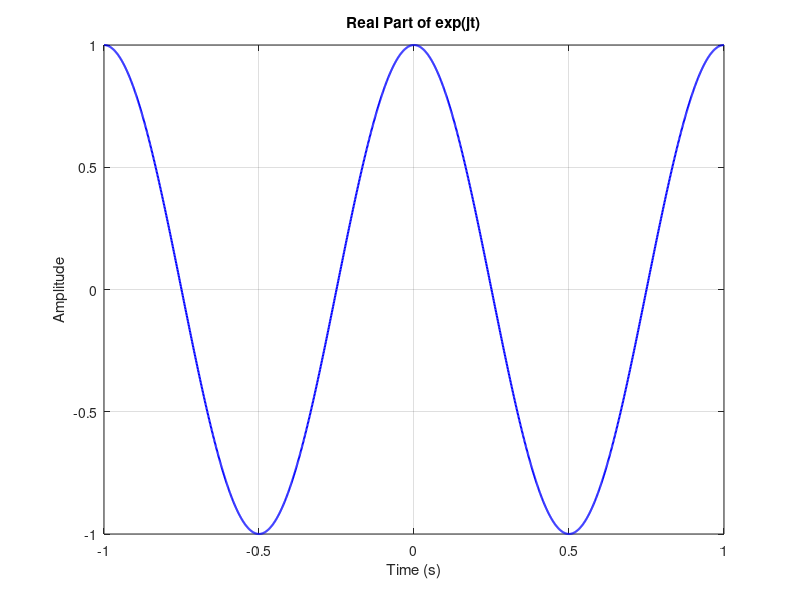
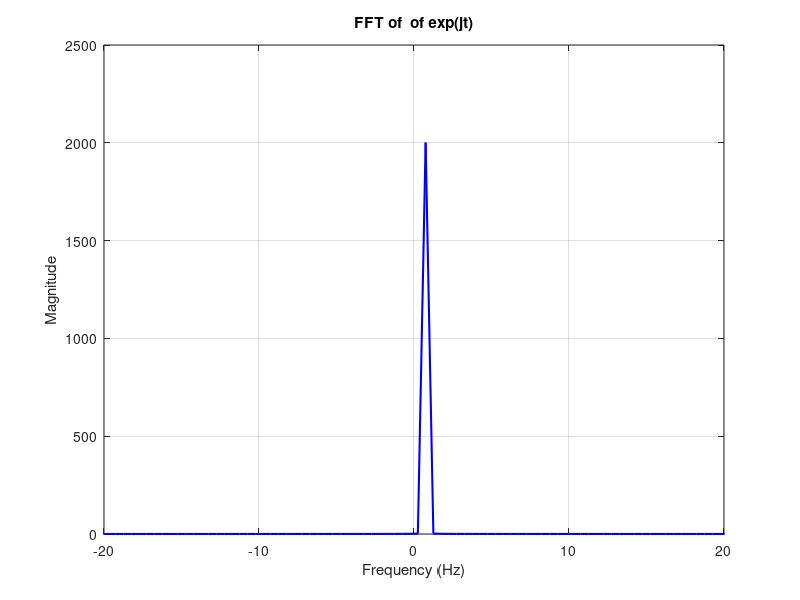
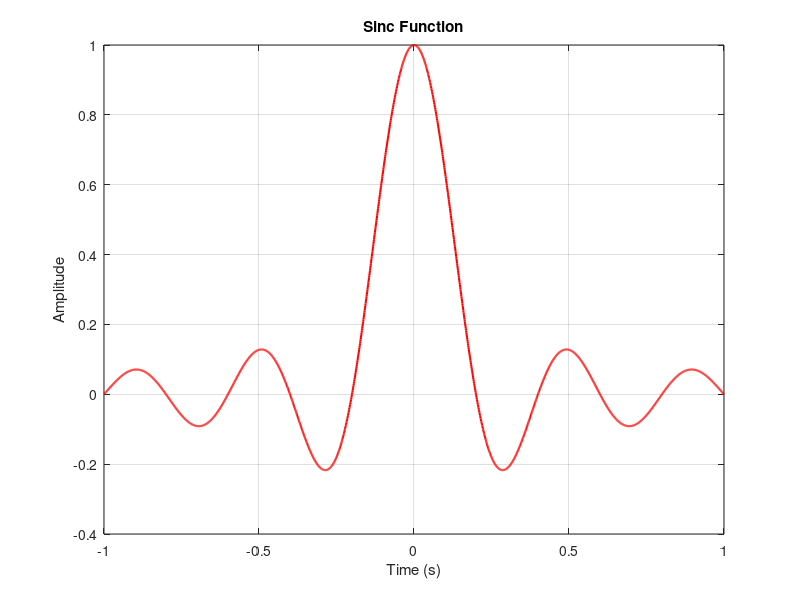
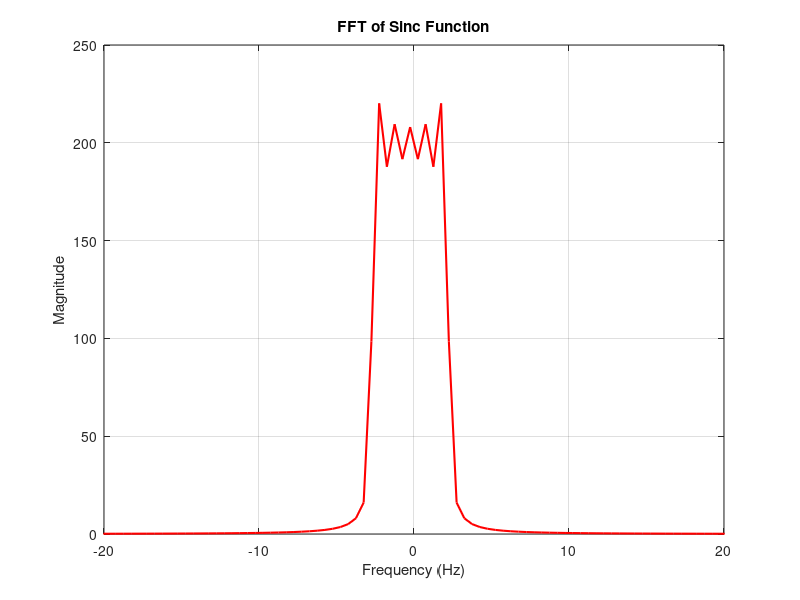

Here is the MATLAB script that generated these plots, in order:
clear all
close all
clc
%%

% Define parameters
fs = 1000;  % Sampling frequency (Hz)
t = -1:1/fs:1;  % Time vector from -1 to 1 second with step 1/fs
N = length(t); % Number of samples
f = (-N/2:N/2-1)*(fs/N); % Frequency vector for FFT
%%
% Generate signals
complex_exp = (exp(2*pi*1j*t));  % Real part of exp(jt)

% Compute FFTs
fft_complex_exp = fftshift(abs(fft(complex_exp)));

% Display real part of exp(jt)
figure;
plot(t, real(complex_exp), 'b', 'LineWidth', 1.5);
grid on;
title('Real Part of exp(jt)');
xlabel('Time (s)');
ylabel('Amplitude');

% Display FFT of real part of exp(jt)
figure;
plot(f, fft_complex_exp, 'b', 'LineWidth', 1.5);
grid on;
title('FFT of  of exp(jt)');
xlabel('Frequency (Hz)');
ylabel('Magnitude');
xlim([-20 20])
%%
sinc_wave = sinc(5*t);  % Sinc function

% Display sinc function
figure;
plot(t, sinc_wave, 'r', 'LineWidth', 1.5);
grid on;
title('Sinc Function');
xlabel('Time (s)');
ylabel('Amplitude');
fft_sinc_wave = fftshift(abs(fft(sinc_wave)));

% Display FFT of sinc function
figure;
plot(f, fft_sinc_wave, 'r', 'LineWidth', 1.5);
grid on;
title('FFT of Sinc Function');
xlabel('Frequency (Hz)');
ylabel('Magnitude');
xlim([-20 20])
%%
rect_wave = double(abs(t) <= 0.2);  % Rectangular pulse centered at zero
% Display rectangular pulse
figure;
plot(t, rect_wave, 'g', 'LineWidth', 1.5);
grid on;
title('Rectangular Pulse');
xlabel('Time (s)');
ylabel('Amplitude');



fft_rect_wave = fftshift(abs(fft(rect_wave)));
% Display FFT of rectangular pulse
figure;
plot(f, fft_rect_wave, 'g', 'LineWidth', 1.5);
grid on;
title('FFT of Rectangular Pulse');
xlabel('Frequency (Hz)');
ylabel('Magnitude');
xlim([-20 20])